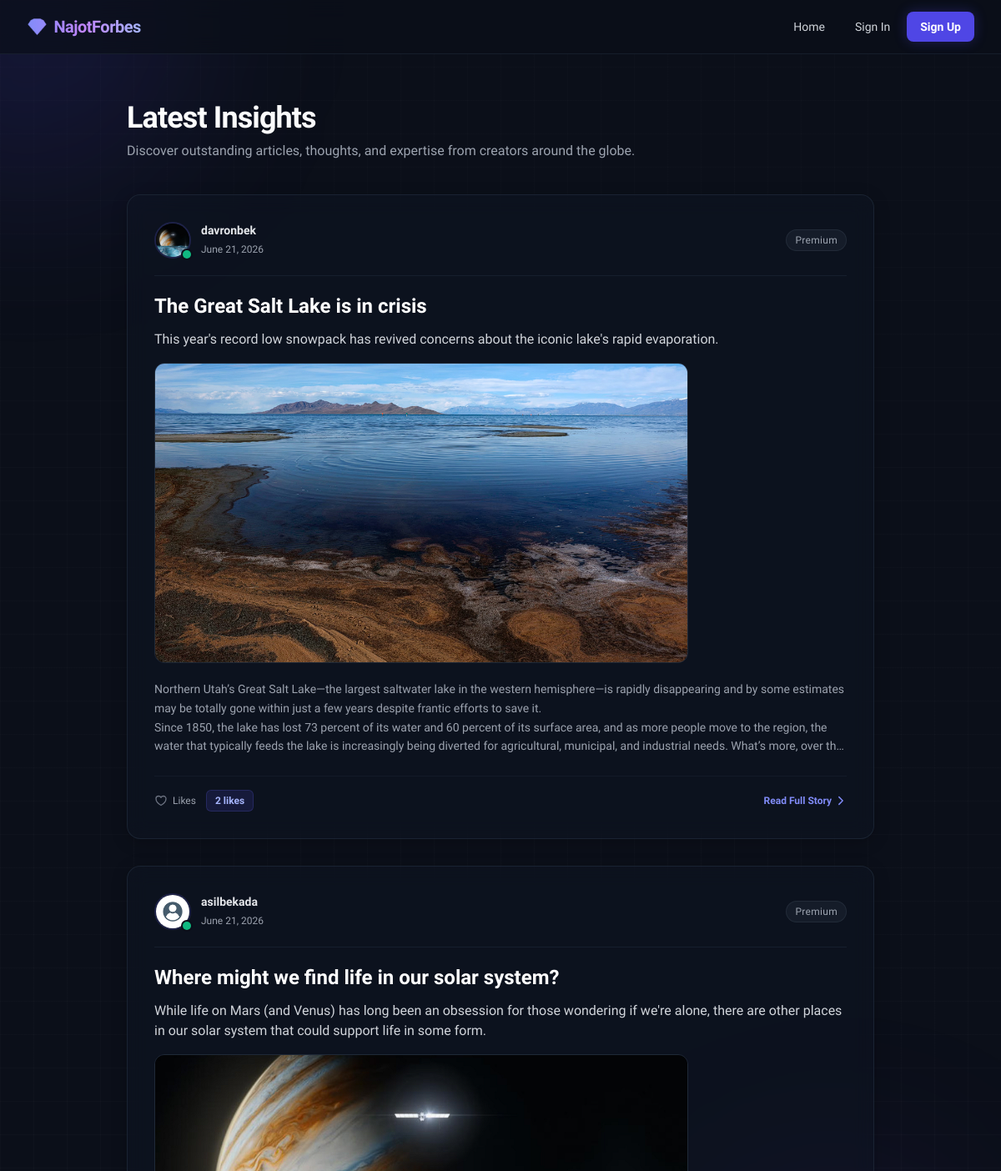
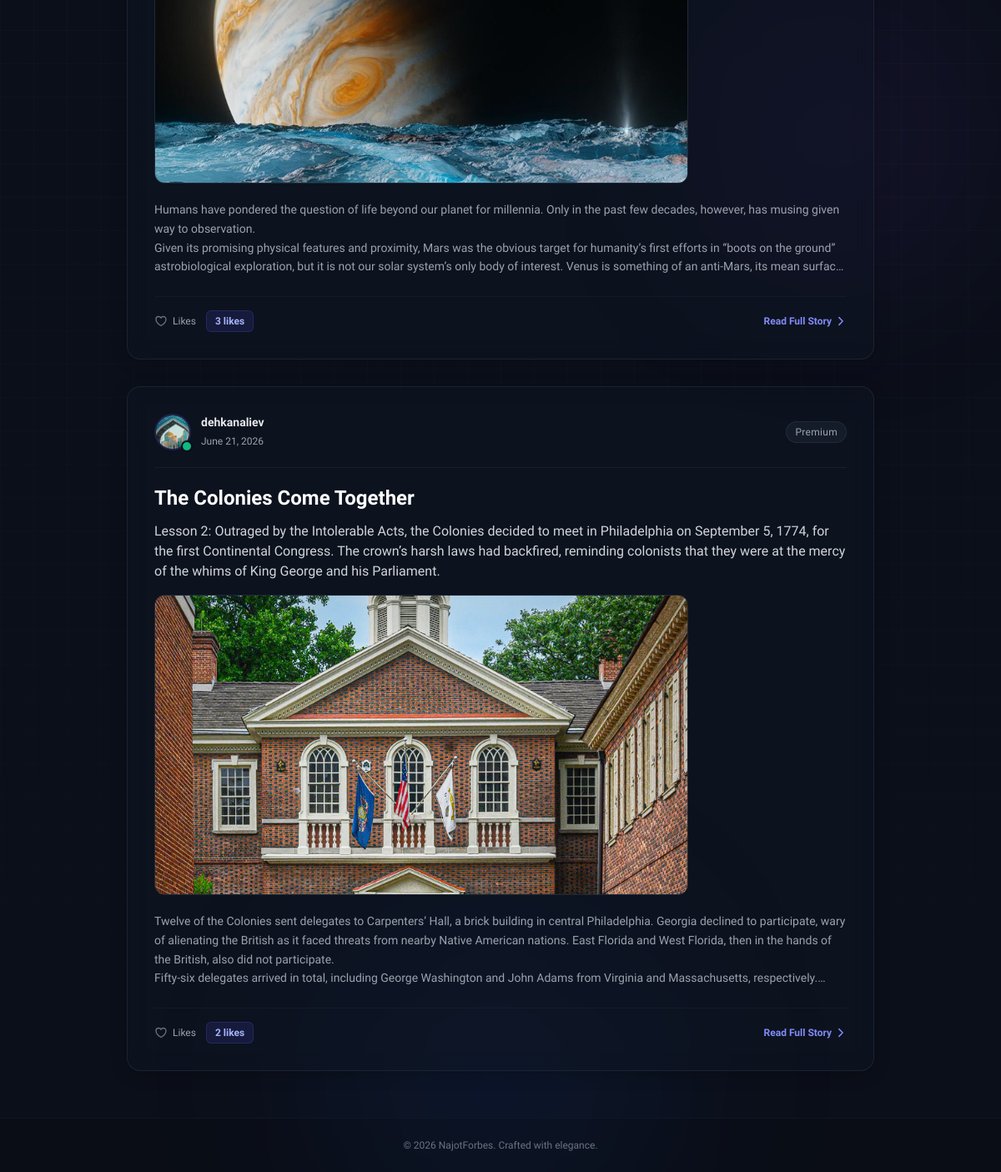
Before: / with the older database file (2 pictures, top to bottom).
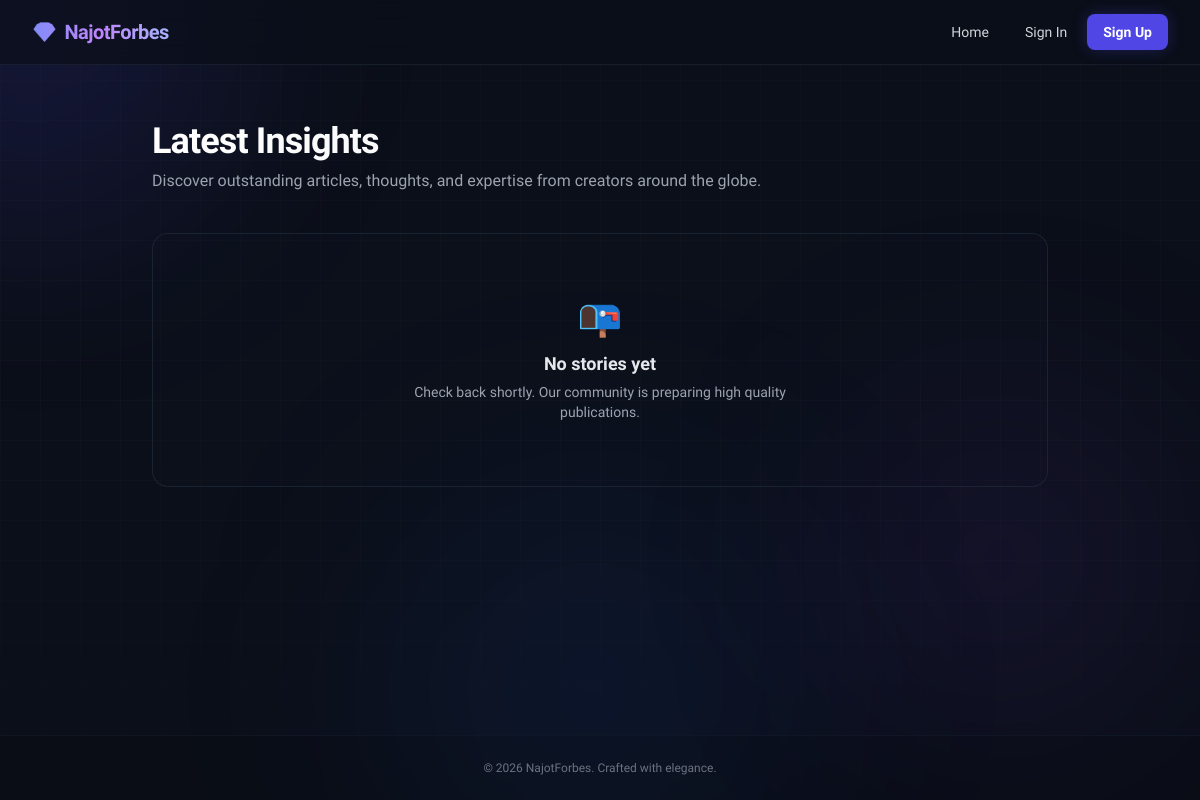
After: the same page with the newer database file.
### posts/models.py (models this page shows, shortened)
class Post(models.Model):
    title = models.CharField(max_length=100)
    desc = models.CharField(max_length=600)
    author = models.ForeignKey(CustomUser, on_delete=models.CASCADE)
    image = models.ImageField(upload_to='posts/', null=True, blank=True)
    body = models.TextField()
    category = models.ForeignKey(Category, on_delete=models.SET_NULL, null=True, blank=True)
    created_at = models.DateTimeField(auto_now_add=True)
    @property
    def likes_count(self):
        return len(self.likes.all())

class Like(models.Model):
    post = models.ForeignKey(Post, on_delete=models.CASCADE, related_name='likes')
    user = models.ForeignKey(CustomUser, on_delete=models.CASCADE)
    created_at = models.DateTimeField(auto_now_add=True)
    class Meta:
        unique_together = ('post', 'user')

### accounts/models.py (models this page shows)
class CustomUser(AbstractUser):
    age = models.IntegerField(null=True, blank=True)
    profile_img = models.ImageField(upload_to='avatars/', default='default_profile.jpg', blank=True)
    phone_number = models.CharField(max_length=15, blank=True, null=True)

### home/views.py (the view)
# urls.py: path('', HomeView.as_view(), name='home')
class HomeView(View):
    def get(self, request):
        posts = Post.objects.order_by('-id')[:6]
        return render(request, 'index.html', {'posts':posts})

### templates/index.html (shortened to what the changed rows need)
{% extends 'base.html' %}
{% block content %}
<div class="max-w-4xl mx-auto space-y-8 py-4">
    <div class="mb-10 text-center md:text-left">
        <h1 class="text-3xl md:text-4xl font-extrabold tracking-tight bg-clip-text text-transparent bg-gradient-to-r from-white via-gray-100 to-indigo-300">
        </h1>
    </div>
    {% for post in posts %}
    <article class="group relative bg-[#111726]/40 backdrop-blur-md border border-gray-800/80 hover:border-indigo-500/30 rounded-2xl p-6 md:p-8 transition-all duration-300 shadow-[0_4px_20px_rgba(0,0,0,0.2)] hover:shadow-[0_10px_30px_rgba(79,70,229,0.1)] flex flex-col justify-between">
        <div class="flex items-center justify-between mb-5 pb-5 border-b border-gray-800/60">
            <div class="flex items-center gap-3">
                <a href="{% url 'user-profile' post.author.username %}" class="relative flex-shrink-0 group/avatar">
                    {% if post.author.profile_img %}
                        <img src="{{ post.author.profile_img.url }}" alt="{{ post.author }}" class="w-11 h-11 rounded-full object-cover border-2 border-indigo-500/20 group-hover/avatar:border-indigo-400/80 transition-colors duration-200" onerror="this.onerror=null; this.src='https://placehold.co/100x100/1e1e2f/ffffff?text=Avatar';">
                    {% else %}
                        <div class="w-11 h-11 rounded-full bg-indigo-900/40 border border-indigo-500/30 flex items-center justify-center text-indigo-300 font-semibold text-sm">
                            {{ post.author.username|slice:":1"|upper }}
                        </div>
                    {% endif %}
                    <span class="absolute bottom-0 right-0 block h-2.5 w-2.5 rounded-full bg-emerald-500 ring-2 ring-[#0B0F19]"></span>
                </a>
                <div>
                    <a href="{% url 'user-profile' post.author.username %}" class="block text-sm font-semibold text-gray-200 hover:text-indigo-400 transition-colors duration-200">
                        {{ post.author }}
                    </a>
                    <span class="text-xs text-gray-400 font-medium">
                        {{ post.created_at|date:"F d, Y" }}
                    </span>
                </div>
            </div>
            <div class="text-xs px-2.5 py-1 rounded-full bg-gray-800/50 border border-gray-700/40 text-gray-400 font-medium tracking-wide">
                Premium
            </div>
        </div>
        <a href="{% url 'post-detail' post.pk %}" class="block focus:outline-none focus:ring-2 focus:ring-indigo-500 rounded-lg">
            <h2 class="text-xl md:text-2xl font-bold text-white group-hover:text-indigo-300 transition-colors duration-200 mb-3 leading-tight">
                {{ post.title }}
            </h2>
            {% if post.desc %}
            <p class="text-gray-300 text-sm md:text-base leading-relaxed line-clamp-3 mb-4">
                {{ post.desc }}
            </p>
            {% endif %}
            {% if post.image %}
            <div class="overflow-hidden rounded-xl bg-gray-900/60 border border-gray-800 mb-5 aspect-[16/9] max-h-[360px] flex items-center justify-center">
                <img src="{{ post.image.url }}" alt="{{ post.title }}" class="w-full h-full object-cover transform group-hover:scale-[1.01] transition-transform duration-500" loading="lazy" onerror="this.style.display='none';">
            </div>
            {% endif %}
            <div class="text-gray-400 text-sm leading-relaxed line-clamp-4 prose prose-invert max-w-none mb-6">
                {{ post.body|linebreaks }}
            </div>
        </a>
        <div class="flex items-center justify-between pt-4 border-t border-gray-800/40 mt-auto">
            <div class="flex items-center gap-3">
                {% if request.user.is_authenticated %}
                <form method="POST" action="{% url 'like' post.pk %}" class="inline">
                    {% csrf_token %}
                    {% if request.user in post.users_who_liked.all or request.user in post.users_who_liked %}
                        <button type="submit" class="flex items-center gap-2 px-3.5 py-1.5 rounded-full bg-rose-500/10 border border-rose-500/30 text-rose-400 hover:bg-rose-500/20 active:scale-95 transition-all duration-200 text-xs font-semibold">
                            <svg xmlns="http://www.w3.org/2000/svg" viewBox="0 0 24 24" fill="currentColor" class="w-4 h-4 text-rose-500 animate-pulse">
                                <path d="M11.645 20.91l-.007-.003-.003-.001a1.455 1.455 0 01-.527-.47L4.316 12.6C2.55 10.662 2.55 7.638 4.316 5.7L5.8 4.2C7.564 2.26 10.436 2.26 12.2 4.2l1.04 1.13 1.04-1.13c1.764-1.94 4.636-1.94 6.4 0l1.484 1.5c1.766 1.938 1.766 4.962 0 6.9l-6.8 7.84a1.455 1.455 0 01-.527.472l-.003.001-.007.003-.016.007a1.455 1.455 0 01-.98 0l-.016-.007z" />
                            </svg>
                            Liked
                        </button>
                    {% else %}
                        <button type="submit" class="flex items-center gap-2 px-3.5 py-1.5 rounded-full bg-gray-800/60 border border-gray-700/50 text-gray-300 hover:text-rose-400 hover:border-rose-500/20 hover:bg-rose-500/5 active:scale-95 transition-all duration-200 text-xs font-medium">
                            <svg xmlns="http://www.w3.org/2000/svg" fill="none" viewBox="0 0 24 24" stroke-width="2" stroke="currentColor" class="w-4 h-4">
                                <path stroke-linecap="round" stroke-linejoin="round" d="M21 8.25c0-2.485-2.099-4.5-4.688-4.5-1.935 0-3.597 1.126-4.312 2.733-.715-1.607-2.377-2.733-4.313-2.733C5.1 3.75 3 5.765 3 8.25c0 7.22 9 12 9 12s9-4.78 9-12z" />
                            </svg>
                            Like
                        </button>
                    {% endif %}
                </form>
                {% else %}
                <div class="flex items-center gap-1.5 text-gray-400 text-xs">
                    <span>Likes</span>
                </div>
                {% endif %}
                <span class="text-xs bg-indigo-900/30 text-indigo-300 font-bold px-2.5 py-1 rounded-md border border-indigo-500/20">
                    {{ post.likes_count }} {{ post.likes_count|pluralize:"like,likes" }}
                </span>
            </div>
            <a href="{% url 'post-detail' post.pk %}" class="flex items-center gap-1 text-xs font-semibold text-indigo-400 hover:text-indigo-300 transition-colors group-hover:translate-x-0.5 transform duration-200">
                Read Full Story
                <svg xmlns="http://www.w3.org/2000/svg" fill="none" viewBox="0 0 24 24" stroke-width="2.5" stroke="currentColor" class="w-3.5 h-3.5">
                    <path stroke-linecap="round" stroke-linejoin="round" d="M8.25 4.5l7.5 7.5-7.5 7.5" />
                </svg>
            </a>
        </div>
    </article>
    {% empty %}
    <div class="text-center py-16 bg-[#111726]/20 border border-gray-800/80 rounded-2xl">
        <div class="text-4xl mb-3">📭</div>
        <h3 class="text-lg font-bold text-gray-200">No stories yet</h3>
        <p class="text-gray-400 text-sm mt-1 max-w-sm mx-auto">Check back shortly. Our community is preparing high quality publications.</p>
    </div>
    {% endfor %}
</div>
{% endblock %}

Changed rows visible on the page:
removed Post: author.profile_img (picture), author "davronbek", created_at "June 21, 2026", title "The Great Salt Lake is in crisis", desc "This year's record low snowpack has revived concerns about the iconic lake's rapid evaporation.", image (picture), body "Northern Utah’s Great Salt Lake—the largest saltwater lake in the western hemisphere—is rapidly disappearing and by some estimates may be totally gone within just a few years despite frantic efforts to save it. Since 1850, the lake has lost 73 percent of its water and 60 percent of its surface area, and as more people move to the region, the water that typically feeds the lake is increasingly being diverted for agricultural, municipal, and industrial needs. What’s more, over…", likes_count "2"
removed Post: author.profile_img (placeholder picture), author "asilbekada", created_at "June 21, 2026", title "Where might we find life in our solar system?", desc "While life on Mars (and Venus) has long been an obsession for those wondering if we're alone, there are other places in our solar system that could support life in some form.", image (picture), body "Humans have pondered the question of life beyond our planet for millennia. Only in the past few decades, however, has musing given way to observation. Given its promising physical features and proximity, Mars was the obvious target for humanity’s first efforts in “boots on the ground” astrobiological exploration, but it is not our solar system’s only body of interest. Venus is something of an anti-Mars, its mean…", likes_count "3"
removed Post: author.profile_img (picture), author "dehkanaliev", created_at "June 21, 2026", title "The Colonies Come Together", desc "Lesson 2: Outraged by the Intolerable Acts, the Colonies decided to meet in Philadelphia on September 5, 1774, for the first Continental Congress. The crown’s harsh laws had backfired, reminding colonists that they were at the mercy of the whims of King George and his Parliament.", image (picture), body "Twelve of the Colonies sent delegates to Carpenters’ Hall, a brick building in central Philadelphia. Georgia declined to participate, wary of alienating the British as it faced threats from nearby Native American nations. East Florida and West Florida, then in the hands of the British, also did not participate. Fifty-six delegates arrived in total, including George Washington and John Adams from Virginia and Massachusetts,…", likes_count "2"
Other visible differences:
text now shown: "📭 No stories yet Check back shortly. Our community is preparing high quality publications."
